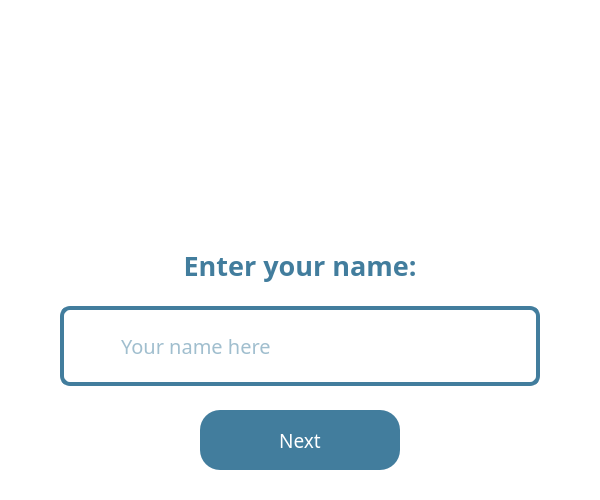
<?xml version="1.0" encoding="UTF-8"?>
<ui version="4.0">
 <class>LoginWindow</class>
 <widget class="QMainWindow" name="LoginWindow">
  <property name="geometry">
   <rect>
    <x>0</x>
    <y>0</y>
    <width>600</width>
    <height>500</height>
   </rect>
  </property>
  <property name="maximumSize">
   <size>
    <width>600</width>
    <height>500</height>
   </size>
  </property>
  <property name="windowTitle">
   <string>MainWindow</string>
  </property>
  <property name="styleSheet">
   <string notr="true"/>
  </property>
  <widget class="QWidget" name="centralwidget">
   <property name="maximumSize">
    <size>
     <width>600</width>
     <height>600</height>
    </size>
   </property>
   <property name="font">
    <font>
     <family>Arial Rounded MT Bold</family>
    </font>
   </property>
   <property name="autoFillBackground">
    <bool>false</bool>
   </property>
   <property name="styleSheet">
    <string notr="true">QWidget {
	background: #FFF;
}

QLineEdit {
	background: #FFF;
} 

#usernameFrame {
	border: 4px solid #427D9D;	
	border-radius: 10px;
	background: #FFF;
}

#usernameEdit {
	border: none;
	color: #427D9D;
}

#nextButton {
  color: #FFF;
  background-color: #427D9D;
  border-radius: 20px;
}

#nextButton:pressed {
  background-color: #7F9DA7; 
}</string>
   </property>
   <layout class="QVBoxLayout" name="verticalLayout_2">
    <property name="spacing">
     <number>10</number>
    </property>
    <property name="leftMargin">
     <number>20</number>
    </property>
    <property name="topMargin">
     <number>20</number>
    </property>
    <property name="rightMargin">
     <number>20</number>
    </property>
    <property name="bottomMargin">
     <number>30</number>
    </property>
    <item alignment="Qt::AlignHCenter|Qt::AlignVCenter">
     <widget class="QLabel" name="label">
      <property name="minimumSize">
       <size>
        <width>320</width>
        <height>200</height>
       </size>
      </property>
      <property name="maximumSize">
       <size>
        <width>320</width>
        <height>200</height>
       </size>
      </property>
      <property name="autoFillBackground">
       <bool>false</bool>
      </property>
      <property name="text">
       <string/>
      </property>
      <property name="pixmap">
       <pixmap>:/images/login</pixmap>
      </property>
      <property name="scaledContents">
       <bool>true</bool>
      </property>
     </widget>
    </item>
    <item>
     <widget class="QWidget" name="widget" native="true">
      <layout class="QVBoxLayout" name="verticalLayout" stretch="1,1">
       <property name="spacing">
        <number>10</number>
       </property>
       <property name="leftMargin">
        <number>40</number>
       </property>
       <property name="topMargin">
        <number>5</number>
       </property>
       <property name="rightMargin">
        <number>40</number>
       </property>
       <property name="bottomMargin">
        <number>0</number>
       </property>
       <item>
        <widget class="QLabel" name="nameLabel">
         <property name="enabled">
          <bool>true</bool>
         </property>
         <property name="sizePolicy">
          <sizepolicy hsizetype="Expanding" vsizetype="Fixed">
           <horstretch>0</horstretch>
           <verstretch>0</verstretch>
          </sizepolicy>
         </property>
         <property name="baseSize">
          <size>
           <width>0</width>
           <height>0</height>
          </size>
         </property>
         <property name="font">
          <font>
           <family>Arial Rounded MT Bold</family>
           <pointsize>40</pointsize>
          </font>
         </property>
         <property name="layoutDirection">
          <enum>Qt::LeftToRight</enum>
         </property>
         <property name="styleSheet">
          <string notr="true"/>
         </property>
         <property name="text">
          <string>&lt;html&gt;&lt;head/&gt;&lt;body&gt;&lt;p align=&quot;center&quot;&gt;&lt;span style=&quot; font-size:20pt; font-weight:600; color:#427d9d;&quot;&gt;Enter your name:&lt;/span&gt;&lt;/p&gt;&lt;/body&gt;&lt;/html&gt;</string>
         </property>
         <property name="alignment">
          <set>Qt::AlignCenter</set>
         </property>
         <property name="margin">
          <number>0</number>
         </property>
        </widget>
       </item>
       <item>
        <widget class="QFrame" name="usernameFrame">
         <property name="minimumSize">
          <size>
           <width>0</width>
           <height>80</height>
          </size>
         </property>
         <property name="maximumSize">
          <size>
           <width>16777215</width>
           <height>80</height>
          </size>
         </property>
         <property name="font">
          <font>
           <family>Arial Rounded MT Bold</family>
           <pointsize>5</pointsize>
          </font>
         </property>
         <property name="frameShape">
          <enum>QFrame::Box</enum>
         </property>
         <property name="frameShadow">
          <enum>QFrame::Raised</enum>
         </property>
         <property name="lineWidth">
          <number>2</number>
         </property>
         <layout class="QHBoxLayout" name="horizontalLayout">
          <property name="topMargin">
           <number>5</number>
          </property>
          <property name="bottomMargin">
           <number>5</number>
          </property>
          <item>
           <widget class="QLabel" name="label_2">
            <property name="minimumSize">
             <size>
              <width>40</width>
              <height>40</height>
             </size>
            </property>
            <property name="maximumSize">
             <size>
              <width>40</width>
              <height>40</height>
             </size>
            </property>
            <property name="text">
             <string/>
            </property>
            <property name="pixmap">
             <pixmap resource="resources.qrc">:/icons/user.svg</pixmap>
            </property>
            <property name="scaledContents">
             <bool>true</bool>
            </property>
           </widget>
          </item>
          <item>
           <widget class="QLineEdit" name="usernameEdit">
            <property name="font">
             <font>
              <family>Arial Rounded MT Bold</family>
              <pointsize>15</pointsize>
             </font>
            </property>
            <property name="placeholderText">
             <string>Your name here</string>
            </property>
           </widget>
          </item>
         </layout>
        </widget>
       </item>
      </layout>
     </widget>
    </item>
    <item alignment="Qt::AlignHCenter">
     <widget class="QPushButton" name="nextButton">
      <property name="minimumSize">
       <size>
        <width>200</width>
        <height>60</height>
       </size>
      </property>
      <property name="maximumSize">
       <size>
        <width>200</width>
        <height>60</height>
       </size>
      </property>
      <property name="font">
       <font>
        <family>Arial Rounded MT Bold</family>
        <pointsize>14</pointsize>
       </font>
      </property>
      <property name="text">
       <string>Next</string>
      </property>
      <property name="shortcut">
       <string>Return</string>
      </property>
     </widget>
    </item>
   </layout>
  </widget>
  <widget class="QMenuBar" name="menubar">
   <property name="geometry">
    <rect>
     <x>0</x>
     <y>0</y>
     <width>600</width>
     <height>26</height>
    </rect>
   </property>
  </widget>
 </widget>
 <resources>
  <include location="resources.qrc"/>
 </resources>
 <connections/>
</ui>
